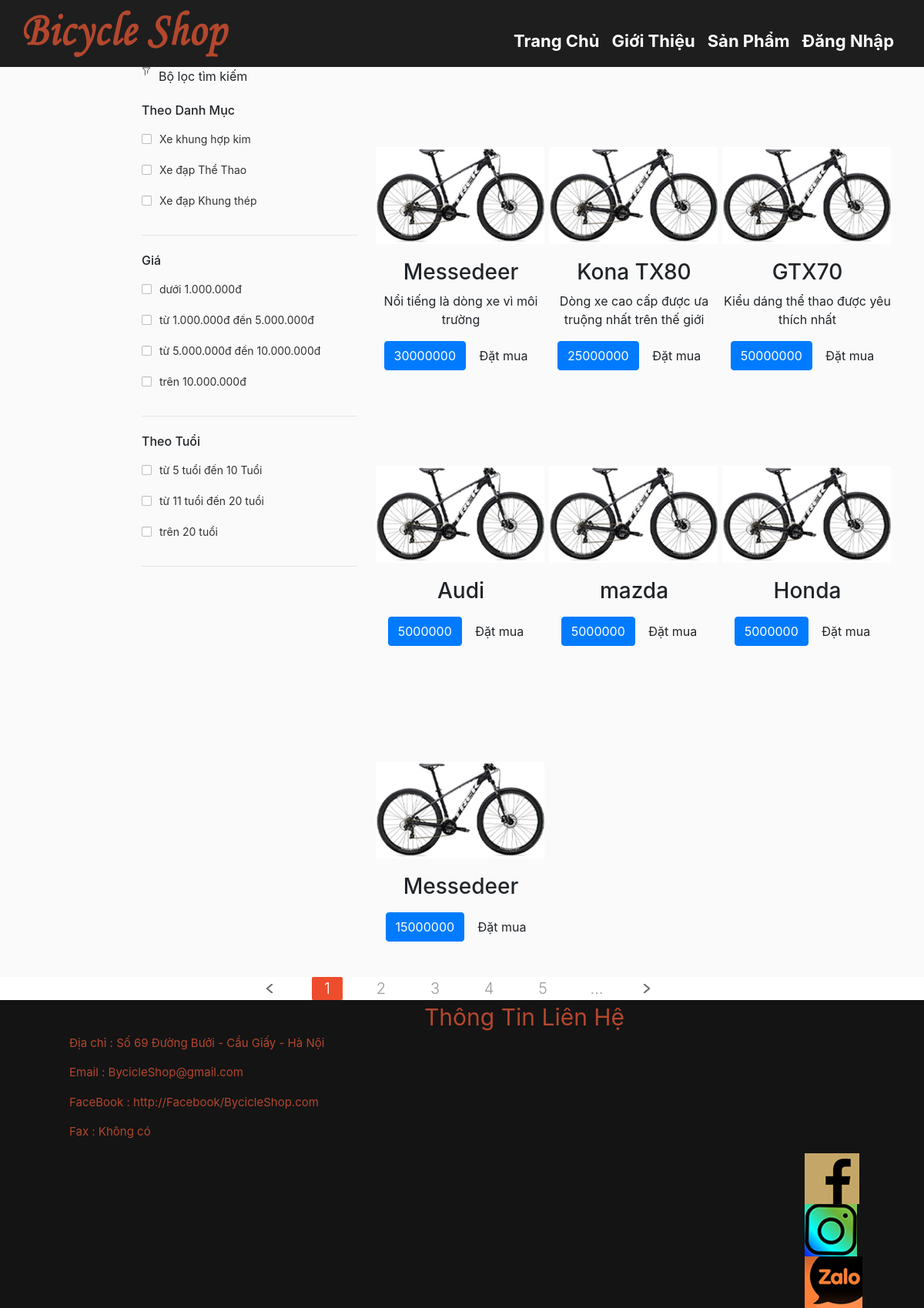
/WebBanXeDap/SanPham.php, run on the app's committed database.
### tables this page shows
CREATE TABLE `sanpham` (
  `sanpham_id` int(11) NOT NULL,
  `loaisp_id` int(11) NOT NULL,
  `dotuoi_id` int(11) NOT NULL,
  `sanpham_ten` varchar(255) NOT NULL,
  `sanpham_gia` int(11) NOT NULL,
  `sanpham_soluong` int(11) NOT NULL,
  `sanpham_gioithieu` varchar(255) NOT NULL,
  `sanpham_img` varchar(255) NOT NULL
);

### WebBanXeDap/SanPham.php (the view, shortened to what this page needs)
<!DOCTYPE html>
<html lang="en">
<head>
    <link rel="stylesheet" href="https://maxcdn.bootstrapcdn.com/bootstrap/4.4.1/css/bootstrap.min.css">
    <link rel="stylesheet" href="gd.css">
</head>
<body>
              <?php
              include 'connect.php';
              ?>
    <nav class="navbar navbar-expand-md navbar-light bg-light sticky-top">
        <div class="container-fluid">
            <a class="navbar-brand" href="#">
                <img src="img/bicyble_shop.png" alt="">
            </a>
            <div class="collapse navbar-collapse" id="navbarResponsive">
                <ul class="navbar-nav ml-auto">
                    <li class="nav-item">
                        <a class="nav-link active" href="GiaoDien.php">Trang Chủ</a>
                    </li>
                    <li class="nav-item">
                        <a class="nav-link" href="GioiThieu.php">Giới Thiệu</a>
                    </li>
                    <li class="nav-item">
                        <a class="nav-link" href="SanPham.php">Sản Phẩm</a>
                    </li>
                    <li class="nav-item">
                        <a class="nav-link" href="login.php">Đăng Nhập</a>
                    </li>
                </ul>
            </div>
        </div>
    </nav>
    <div class="noidung">
        <div class="trai">
                  <div class="filter-panel">
            <div class="search-filter-panel-status">
                <svg class="svg-icon " enable-background="new 0 0 15 15" viewBox="0 0 15 15" x="0" y="0">
                    <g>
                        <polyline fill="none" points="5.5 13.2 5.5 5.8 1.5 1.2 13.5 1.2 9.5 5.8 9.5 10.2" stroke-linecap="round" stroke-linejoin="round" stroke-miterlimit="10">
                        </polyline>
                    </g>
                </svg>
                <div class="search-filter-panel-status-text">Bộ lọc tìm kiếm</div>
            </div>
            <div class="filter-group facet-filter">
                <div class="filter-group-header">theo Danh mục</div>
                <div class="folding-items filter-group-body folding-items-folded">
                    <div class="filter checkbox-filter">
                        <div class="checkbox">
                            <label class="checkbox-control"><input type="checkbox" name="" value="8955">
                                <div class="checkbox-box">
                                    <i> </i>
                                </div>
                            <span class="checkbox-label">Xe khung hợp  kim</span>
                            </label>
                        </div>
                    </div>
                    <div class="filter checkbox-filter">
                        <div class="checkbox">
                            <label class="checkbox-control">
                                                <div class="checkbox-box">
                                                    <i> </i>
                                                </div>
                                                <span class="checkbox-label">Xe đạp Thể Thao</span>
                                            </label>
                        </div>
                    </div>
                    <div class="filter checkbox-filter">
                        <div class="checkbox">
                            <label class="checkbox-control">
                                <div class="checkbox-box">
                                    <i> </i>
                                </div>
                                <span class="checkbox-label">Xe đạp Khung thép</span>
                            </label>
                        </div>
                    </div>
                </div>
            </div>
            <div class="filter-group location-filter">
                <div class="filter-group-header">Giá </div>
                <div class="folding-items filter-group-body folding-items-folded">
                    <div class="folding-items-folded-items">
                        <div class="filter checkbox-filter">
                            <div class="checkbox">
                                <label class="checkbox-control">
                                    <div class="checkbox-box">
                                        <i> </i>
                                    </div>
                                    <span class="checkbox-label"> dưới 1.000.000đ </span>
                                </label>
                            </div>
                        </div>
                        <div class="filter checkbox-filter">
                            <div class="checkbox">
                                <label class="checkbox-control">
                                    <div class="checkbox-box">
                                        <i> </i>
                                    </div>
                                    <span class="checkbox-label">từ 1.000.000đ đến 5.000.000đ</span>
                                </label>
                            </div>
                        </div>
                        <div class="filter checkbox-filter">
                            <div class="checkbox">
                                <label class="checkbox-control">
                                    <div class="checkbox-box">
                                        <i> </i>
                                    </div>
                                    <span class="checkbox-label">từ 5.000.000đ đến 10.000.000đ</span>
                                </label>
                            </div>
                        </div>
                        <div class="filter checkbox-filter">
                            <div class="checkbox">
                                <label class="checkbox-control">
                                    <div class="checkbox-box">
                                        <i> </i>
                                    </div>
                                    <span class="checkbox-label">trên 10.000.000đ</span>
                                </label>
                            </div>
                        </div>
                    </div>
                </div>
            </div>
            <div class="filter-group location-filter">
                <div class="filter-group-header">Theo Tuổi </div>
                <div class="folding-items filter-group-body folding-items-folded">
                    <div class="folding-items-folded-items">
                        <div class="filter checkbox-filter">
                            <div class="checkbox">
                                <label class="checkbox-control">
                                    <div class="checkbox-box">
                                        <i> </i>
                                    </div>
                                    <span class="checkbox-label">từ 5 tuổi đến 10 Tuổi <span>
                                </label>
                            </div>
                        </div>
                        <div class="filter checkbox-filter">
                            <div class="checkbox">
                                <label class="checkbox-control">
                                    <div class="checkbox-box">
                                        <i> </i>
                                    </div>
                                    <span class="checkbox-label">từ 11 tuổi đến 20 tuổi </span>
                                </label>
                            </div>
                        </div>
                        <div class="filter checkbox-filter">
                            <div class="checkbox">
                                <label class="checkbox-control">
                                    <div class="checkbox-box">
                                        <i> </i>
                                    </div>
                                    <span class="checkbox-label">trên 20 tuổi</span>
                                </label>
                            </div>
                        </div>
                    </div>
                </div>
              </div>
            </div>
        </div>
        <div class="phai">       <?php
            $sql_cate_home = mysqli_query($con,"SELECT * FROM loaisp ORDER BY loaisp_id DESC") ;
            while ($row_cate_home = mysqli_fetch_array($sql_cate_home)) {
              $id_loaisp = $row_cate_home['loaisp_id'];
        ?>
        <div>
        <?php
            $sql = mysqli_query($con,"SELECT * FROM sanpham ORDER BY sanpham_id DESC");
            while ($row_sanpham = mysqli_fetch_array($sql)) {
              if($row_sanpham['loaisp_id']==$id_loaisp){
       ?>
          <div class="sanpham">
           <div id="myCarousel" class="carousel slide" data-ride="carousel">
            <div class="carousel-inner">
             <div class="item active">
              <div class="sanpham">
                <img src="img/<?php echo $row_sanpham['sanpham_img'] ?>" width="150px">
              <div class="caption">
                  <h3><?php echo $row_sanpham['sanpham_ten']; ?></h3>
                  <p><?php echo $row_sanpham['sanpham_gioithieu']; ?></p>
                  <p><a href="#" class="btn btn-primary" role="button"><?php echo $row_sanpham['sanpham_gia']; ?></a>
                     <a href="#" class="btn btn-default" role="button">Đặt mua</a>
                  </p>
               </div>
              </div>
             </div>
            </div>
           </div>
          </div>
          <?php
              }
            }
           ?>
           </div>
           <?php
          }
       ?>
        </div>
      </div>
    <div>
        <div class="page-controller">
            <button class="icon-button icon-button-left">
            <svg class="svg-icon icon-arrow-left" enable-background="new 0 0 11 11" enable-bac viewBox="0 0 11 11" x="0" y="0">\
                <g>
                    <path d="m8.5 11c-.1 0-.2 0-.3-.1l-6-5c-.1-.1-.2-.3-.2-.4s.1-.3.2-.4l6-5c .2-.2.5-.1.7.1s.1.5-.1.7l-5.5 4.6 5.5 4.6c.2.2.2.5.1.7-.1.1-.3.2-.4.2z">
                    </path>
                </g>
            </svg>
        </button>
            <button class="button-solid button-solid-primary ">1</button>
            <button class="button-no-outline">2</button>
            <button class="button-no-outline">3</button>
            <button class="button-no-outline">4</button>
            <button class="button-no-outline">5</button>
            <button class="button-no-outline button-no-outline-non-click">...</button>
            <button class="icon-button icon-button-right ">
            <svg class="svg-icon icon-arrow-right" enable-background="new 0 0 11 11" viewBox="0 0 11 11" x="0" y="0">
                <path d="m2.5 11c .1 0 .2 0 .3-.1l6-5c .1-.1.2-.3.2-.4s-.1-.3-.2-.4l-6-5c-.2-.2-.5-.1-.7.1s-.1.5.1.7l5.5 4.6-5.5 4.6c-.2.2-.2.5-.1.7.1.1.3.2.4.2z"></path>
            </svg>
        </button>
        </div>
    </div>
    <div class="container-fluid" style="float: left;">
        <div class="row">
            <div class="footter">
                <span>Thông Tin Liên Hệ</span>
                <p>Địa chỉ : Số 69 Đường Bưởi - Cầu Giấy - Hà Nội </p>
                <p>Email : BycicleShop@gmail.com</p>
                <p>FaceBook : http://Facebook/BycicleShop.com</p>
                <p>Fax : Không có</p>
                <div class="icon">
                    <img src="img/fb.jpg" alt="">
                    <img src="img/is.jpg" alt="">
                    <img src="img/Zalo.jpg" alt="">
                </div>
            </div>
        </div>
    </div>
</body>
</html>

### data on the page
sanpham: sanpham_img (picture), sanpham_ten "Messedeer", sanpham_gioithieu "Nổi tiếng là dòng xe vì môi trường", sanpham_gia "30000000"
sanpham: sanpham_img (picture), sanpham_ten "Kona TX80", sanpham_gioithieu "Dòng xe cao cấp được ưa truộng nhất trên thế giới", sanpham_gia "25000000"
sanpham: sanpham_img (picture), sanpham_ten "GTX70", sanpham_gioithieu "Kiểu dáng thể thao được yêu thích nhất", sanpham_gia "50000000"
sanpham: sanpham_img (picture), sanpham_ten "Audi", sanpham_gia "5000000"
sanpham: sanpham_img (picture), sanpham_ten "mazda", sanpham_gia "5000000"
sanpham: sanpham_img (picture), sanpham_ten "Honda", sanpham_gia "5000000"
sanpham: sanpham_img (picture), sanpham_ten "Messedeer", sanpham_gia "15000000"
